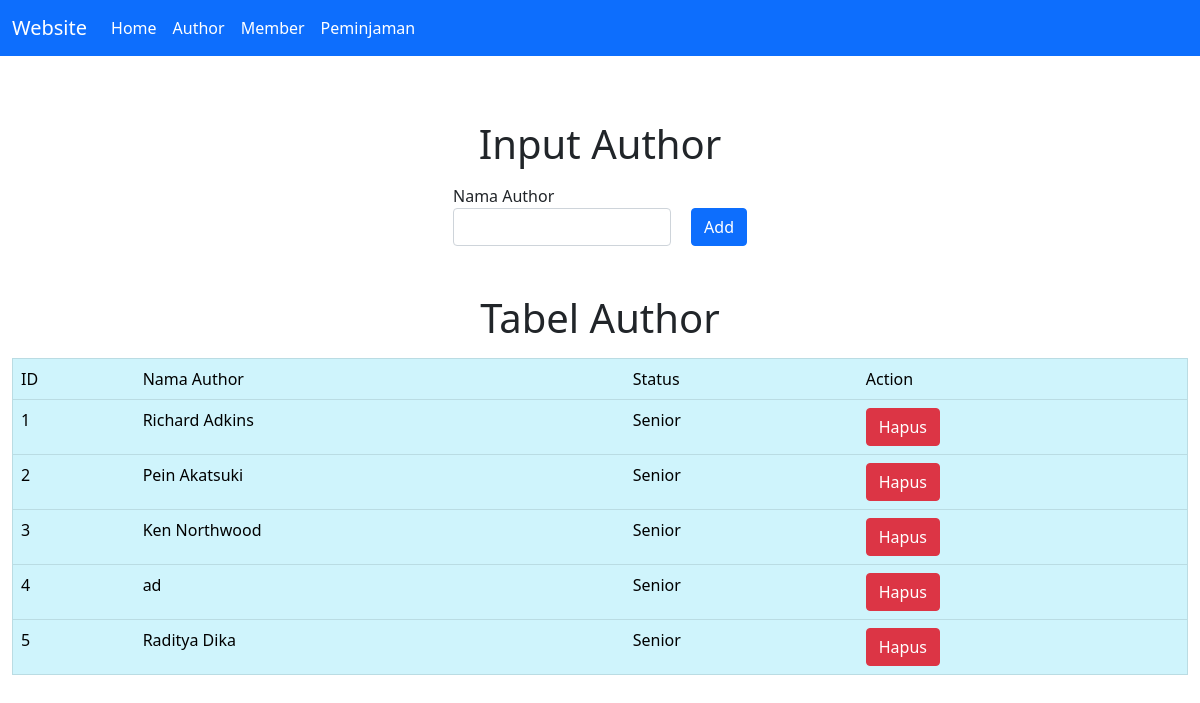
Screenshot of /author.php with the database file from the repository.
### tables this page shows
CREATE TABLE `author` (
  `id_author` int(11) NOT NULL AUTO_INCREMENT,
  `nama` varchar(100) NOT NULL,
  `status` varchar(50) NOT NULL,
  PRIMARY KEY (`id_author`) USING BTREE
);

### conf.php (called while the page is built)
<?php
$db_host = "localhost";
$db_user = "root";
$db_pass = "";
$db_name = "db_perpustakaan";
?>

### includes/DB.class.php (called while the page is built, shortened)
<?php
class DB
{
    var $db_host = "";
    var $db_user = "";
    var $db_pass = "";
    var $db_name = "";
    var $db_link = "";
    var $result = 0;
    function __construct($db_host = '', $db_user = '', $db_pass = '', $db_name = '')
    {
        $this->db_host = $db_host;
        $this->db_user = $db_user;
        $this->db_pass = $db_pass;
        $this->db_name = $db_name;
    }
    function open()
    {
        $this->db_link = mysqli_connect($this->db_host, $this->db_user, $this->db_pass, $this->db_name);
    }
    function execute($query = "")
    {
        $this->result = mysqli_query($this->db_link, $query);
        return $this->result;
    }
    function getResult()
    {
        return mysqli_fetch_array($this->result);
    }
}
?>

### includes/Author.class.php (called while the page is built, shortened)
<?php
class Author extends DB
{
    function getAuthor()
    {
        $query = "SELECT * FROM author";
        return $this->execute($query);
    }
}

### author.php (the view, shortened to what this page needs)
<?php
include("conf.php");
include("includes/DB.class.php");
include("includes/Author.class.php");
$author = new Author($db_host, $db_user, $db_pass, $db_name);
$author->open();
$author->getAuthor();
$data = null;
$no = 1;
while (list($id, $nama, $status) = $author->getResult()) {
    if ($status == 'Senior') {
        $data .= "<tr>
                <td>" . $no++ . "</td>
                <td>" . $nama . "</td>
                <td>" . $status . "</td>
                <td>
                <a href='author.php?id_hapus=" . $id . "' class='btn btn-danger''>Hapus</a>
                </td>
                </tr>";
    }
}

### rows the page displays
author: nama "Richard Adkins", status "Senior"
author: nama "Pein Akatsuki", status "Senior"
author: nama "Ken Northwood", status "Senior"
author: nama "ad", status "Senior"
author: nama "Raditya Dika", status "Senior"
